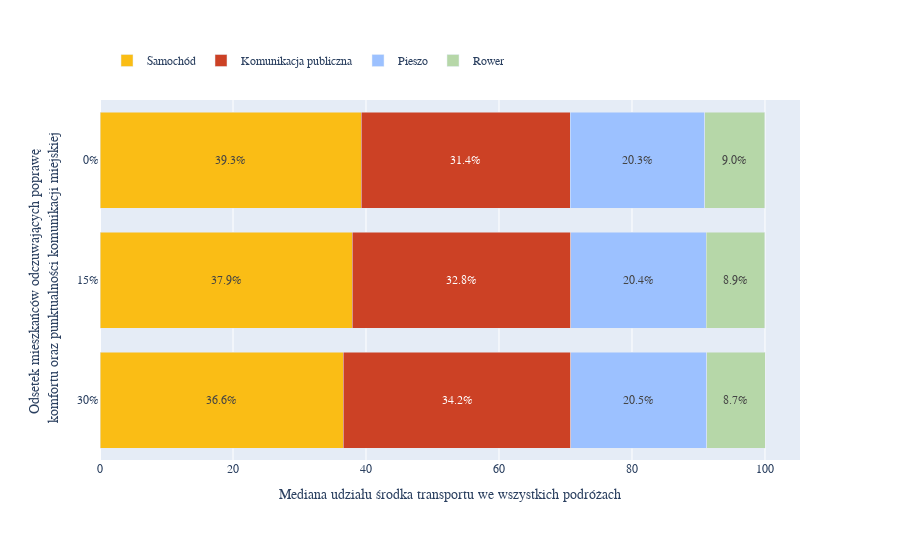

Notebook source saved alongside this figure:
### Markdown cell above
### Comfort + punctuality

### Code cell
scenarios = ['30%', '15%', '0%']

mean_0_0_0 = modal_splits['ms_scenario_0_0_0'].values()
mean_0_0_0 = list(map(lambda x: x['median'], mean_0_0_0))

mean_0_0_15 = modal_splits['ms_scenario_15_15_0'].values()
mean_0_0_15 = list(map(lambda x: x['median'], mean_0_0_15))

mean_0_0_3 = modal_splits['ms_scenario_3_3_0'].values()
mean_0_0_3 = list(map(lambda x: x['median'], mean_0_0_3))

fig = go.Figure()

round_v = 1
margin_size = 100

# car
y = scenarios
x = [mean_0_0_3[0], mean_0_0_15[0], mean_0_0_0[0]]
fig.add_trace(go.Bar(
    y=y,
    x=x,
    name='Samochód',
    orientation='h',
    text=list(map(lambda v: str(round(v, round_v)) + "%", x)),
    textposition='auto',
    insidetextanchor='middle',
    marker_color='#fabd15'
))

# publlic
y = scenarios
x = [mean_0_0_3[1], mean_0_0_15[1], mean_0_0_0[1]]
fig.add_trace(go.Bar(
    y=y,
    x=x,
    name='Komunikacja publiczna',
    orientation='h',
    text=list(map(lambda v: str(round(v, round_v))+"%", x)),
    textposition='auto',
    insidetextanchor='middle',
    marker_color='#cc4125'
))

# pedestrian
y = scenarios
x = [mean_0_0_3[2], mean_0_0_15[2], mean_0_0_0[2]]
fig.add_trace(go.Bar(
    y=y,
    x=x,
    name='Pieszo',
    orientation='h',
    text=list(map(lambda v: str(round(v, round_v)) + "%", x)),
    textposition='auto',
    insidetextanchor='middle',
    marker_color='#9cc1ff'
))

# bicycle
y = scenarios
x = [mean_0_0_3[3], mean_0_0_15[3], mean_0_0_0[3]]
fig.add_trace(go.Bar(
    y=y,
    x=x,
    name='Rower',
    orientation='h',
    text=list(map(lambda v: str(round(v, round_v)) + "%", x)),
    textposition='auto',
    insidetextanchor='middle',
    marker_color='#b6d7a8'
))

# Change the bar mode
fig.update_layout(
    barmode='stack',
    legend={
        'traceorder':'normal',
        'orientation': 'h',
        'yanchor': 'top',
        'y': 1.15,
        'xanchor': 'left',
        'x': 0.01
    },
    # title='Rozkład podróży na środki transportu dla scenariusza ...',
    xaxis_title='Mediana udziału środka transportu we wszystkich podróżach',
    yaxis_title='Odsetek mieszkańców odczuwających poprawę <br> komfortu oraz punktualności komunikacji miejskiej',
    margin=dict(l=margin_size, r=margin_size, t=margin_size, b=margin_size),
    font=dict(
        family="Comfortaa",
        # size=45,
    ),
    # width=1600,
    # height=1000
)

# whisker_y_0 = 2

# fig.add_shape(type="line",
#     x0=39.3, y0=whisker_y_0, x1=39.33, y1=whisker_y_0,
#     line=dict(
#         color="MediumPurple",
#         width=4,
#     )
# )
fig.show()
# img_bytes = fig.to_image(format="png")

# with open('./test.png', 'wb') as f:
#     f.write(img_bytes)

### Figure 1 — Plotly figure (JSON) as saved in the notebook; plotly's stock layout.template omitted (floating-point values rounded to 4 significant figures)
{"data": [{"insidetextanchor": "middle", "marker": {"color": "#fabd15"}, "name": "Samochód", "orientation": "h", "text": ["36.6%", "37.9%", "39.3%"], "textposition": "auto", "type": "bar", "x": [36.61, 37.94, 39.32], "y": ["30%", "15%", "0%"]}, {"insidetextanchor": "middle", "marker": {"color": "#cc4125"}, "name": "Komunikacja publiczna", "orientation": "h", "text": ["34.2%", "32.8%", "31.4%"], "textposition": "auto", "type": "bar", "x": [34.15, 32.84, 31.39], "y": ["30%", "15%", "0%"]}, {"insidetextanchor": "middle", "marker": {"color": "#9cc1ff"}, "name": "Pieszo", "orientation": "h", "text": ["20.5%", "20.4%", "20.3%"], "textposition": "auto", "type": "bar", "x": [20.5, 20.35, 20.26], "y": ["30%", "15%", "0%"]}, {"insidetextanchor": "middle", "marker": {"color": "#b6d7a8"}, "name": "Rower", "orientation": "h", "text": ["8.7%", "8.9%", "9.0%"], "textposition": "auto", "type": "bar", "x": [8.741, 8.858, 9.029], "y": ["30%", "15%", "0%"]}], "layout": {"barmode": "stack", "font": {"family": "Comfortaa"}, "legend": {"orientation": "h", "traceorder": "normal", "x": 0.01, "xanchor": "left", "y": 1.15, "yanchor": "top"}, "margin": {"b": 100, "l": 100, "r": 100, "t": 100}, "xaxis": {"title": {"text": "Mediana udziału środka transportu we wszystkich podróżach"}}, "yaxis": {"title": {"text": "Odsetek mieszkańców odczuwających poprawę <br> komfortu oraz punktualności komunikacji miejskiej"}}}}
